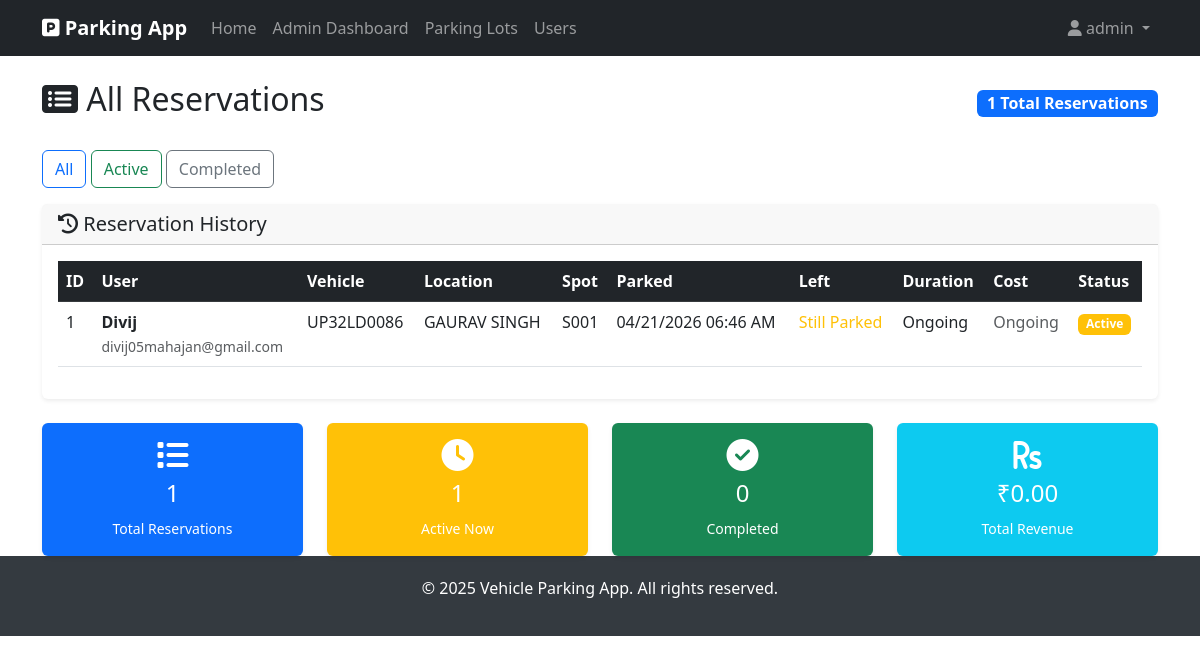
Screenshot of /admin/reservations (signed in) with the database file from the repository.
### models.py (models this page shows, shortened)
class User(UserMixin, db.Model):
    __tablename__ = 'users'
    id = db.Column(db.Integer, primary_key=True)
    username = db.Column(db.String(80), unique=True, nullable=False)
    email = db.Column(db.String(120), unique=True, nullable=False)
    password_hash = db.Column(db.String(120), nullable=False)
    phone = db.Column(db.String(15), nullable=True)
    is_admin = db.Column(db.Boolean, default=False, nullable=False)
    created_at = db.Column(db.DateTime, default=datetime.utcnow)
    reservations = db.relationship('Reservation', backref='user', lazy=True, cascade='all, delete-orphan')

class Reservation(db.Model):
    __tablename__ = 'reservations'
    id = db.Column(db.Integer, primary_key=True)
    spot_id = db.Column(db.Integer, db.ForeignKey('parking_spots.id'), nullable=False)
    user_id = db.Column(db.Integer, db.ForeignKey('users.id'), nullable=False)
    vehicle_number = db.Column(db.String(20), nullable=False)
    parking_timestamp = db.Column(db.DateTime, default=datetime.utcnow, nullable=False)
    leaving_timestamp = db.Column(db.DateTime, nullable=True)
    parking_cost = db.Column(db.Float, nullable=True)
    def get_duration_str(self):
        if self.leaving_timestamp and self.parking_timestamp:
            duration = self.leaving_timestamp - self.parking_timestamp
            hours = int(duration.total_seconds() // 3600)
            minutes = int((duration.total_seconds() % 3600) // 60)
            return f"{hours}h {minutes}m"
        return "Ongoing"

class ParkingLot(db.Model):
    __tablename__ = 'parking_lots'
    id = db.Column(db.Integer, primary_key=True)
    prime_location_name = db.Column(db.String(100), nullable=False)
    address = db.Column(db.Text, nullable=False)
    pin_code = db.Column(db.String(10), nullable=False)
    price_per_hour = db.Column(db.Float, nullable=False, default=50.0)
    maximum_number_of_spots = db.Column(db.Integer, nullable=False)
    created_at = db.Column(db.DateTime, default=datetime.utcnow)
    parking_spots = db.relationship('ParkingSpot', backref='lot', lazy=True, cascade='all, delete-orphan')

class ParkingSpot(db.Model):
    __tablename__ = 'parking_spots'
    id = db.Column(db.Integer, primary_key=True)
    lot_id = db.Column(db.Integer, db.ForeignKey('parking_lots.id'), nullable=False)
    spot_number = db.Column(db.String(10), nullable=False)
    status = db.Column(db.String(1), default='A', nullable=False)  # A-Available, O-Occupied
    created_at = db.Column(db.DateTime, default=datetime.utcnow)
    reservations = db.relationship('Reservation', backref='spot', lazy=True, cascade='all, delete-orphan')

### controllers.py (the view)
@admin.route('/reservations')
@login_required
def reservations():
    if not current_user.is_admin:
        flash('Access denied', 'error')
        return redirect(url_for('main.index'))
    reservations = Reservation.query.order_by(Reservation.parking_timestamp.desc()).all()
    return render_template('admin_reservations.html', reservations=reservations)

### app.py (called while the page is built)
def create_app():
    app = Flask(__name__)
    app.config['SECRET_KEY'] = 'your-secret-key-here'
    app.config['SQLALCHEMY_DATABASE_URI'] = 'sqlite:///parking_app.db'
    app.config['SQLALCHEMY_TRACK_MODIFICATIONS'] = False
    db.init_app(app)
    login_manager = LoginManager()
    login_manager.init_app(app)
    login_manager.login_view = 'auth.login'
    login_manager.login_message = 'Please log in to access this page.'
    login_manager.login_message_category = 'info'
    @login_manager.user_loader
    def load_user(user_id):
        return User.query.get(int(user_id))
    app.register_blueprint(main)
    app.register_blueprint(auth, url_prefix='/auth')
    app.register_blueprint(admin, url_prefix='/admin')
    app.register_blueprint(user, url_prefix='/user')
    app.register_blueprint(api, url_prefix='/api')
    return app

### templates/admin_reservations.html (shortened to what this page needs)
{% extends "base.html" %}
{% block content %}
<div class="d-flex justify-content-between align-items-center mb-4">
    <h2><i class="fas fa-list-alt"></i> All Reservations</h2>
    <div>
        <span class="badge bg-primary fs-6">{{ reservations|length }} Total Reservations</span>
    </div>
</div>
{% if reservations %}
    <div class="mb-3">
        <button class="btn btn-outline-primary" onclick="filterReservations('all')">All</button>
        <button class="btn btn-outline-success" onclick="filterReservations('active')">Active</button>
        <button class="btn btn-outline-secondary" onclick="filterReservations('completed')">Completed</button>
    </div>
    <div class="card">
        <div class="card-header">
            <h5 class="mb-0"><i class="fas fa-history"></i> Reservation History</h5>
        </div>
        <div class="card-body">
            <div class="table-responsive">
                <table class="table table-hover" id="reservationsTable">
                    <thead class="table-dark">
                        <tr>
                            <th>ID</th>
                            <th>User</th>
                            <th>Vehicle</th>
                            <th>Location</th>
                            <th>Spot</th>
                            <th>Parked</th>
                            <th>Left</th>
                            <th>Duration</th>
                            <th>Cost</th>
                            <th>Status</th>
                        </tr>
                    </thead>
                    <tbody>
                        {% for reservation in reservations %}
                        <tr class="reservation-row" data-status="{{ 'active' if not reservation.leaving_timestamp else 'completed' }}">
                            <td>{{ reservation.id }}</td>
                            <td>
                                <strong>{{ reservation.user.username }}</strong><br>
                                <small class="text-muted">{{ reservation.user.email }}</small>
                            </td>
                            <td>{{ reservation.vehicle_number }}</td>
                            <td>{{ reservation.spot.lot.prime_location_name }}</td>
                            <td>{{ reservation.spot.spot_number }}</td>
                            <td>{{ reservation.parking_timestamp.strftime('%m/%d/%Y %I:%M %p') }}</td>
                            <td>
                                {% if reservation.leaving_timestamp %}
                                    {{ reservation.leaving_timestamp.strftime('%m/%d/%Y %I:%M %p') }}
                                {% else %}
                                    <span class="text-warning">Still Parked</span>
                                {% endif %}
                            </td>
                            <td>{{ reservation.get_duration_str() }}</td>
                            <td>
                                {% if reservation.parking_cost %}
                                    <span class="text-success fw-bold">₹{{ reservation.parking_cost }}</span>
                                {% else %}
                                    <span class="text-muted">Ongoing</span>
                                {% endif %}
                            </td>
                            <td>
                                {% if reservation.leaving_timestamp %}
                                    <span class="badge bg-success">Completed</span>
                                {% else %}
                                    <span class="badge bg-warning">Active</span>
                                {% endif %}
                            </td>
                        </tr>
                        {% endfor %}
                    </tbody>
                </table>
            </div>
        </div>
    </div>
    <div class="row mt-4">
        <div class="col-md-3">
            <div class="card bg-primary text-white">
                <div class="card-body text-center">
                    <i class="fas fa-list fa-2x mb-2"></i>
                    <h4>{{ reservations|length }}</h4>
                    <small>Total Reservations</small>
                </div>
            </div>
        </div>
        <div class="col-md-3">
            <div class="card bg-warning text-white">
                <div class="card-body text-center">
                    <i class="fas fa-clock fa-2x mb-2"></i>
                    <h4>{{ reservations|rejectattr('leaving_timestamp')|list|length }}</h4>
                    <small>Active Now</small>
                </div>
            </div>
        </div>
        <div class="col-md-3">
            <div class="card bg-success text-white">
                <div class="card-body text-center">
                    <i class="fas fa-check-circle fa-2x mb-2"></i>
                    <h4>{{ reservations|selectattr('leaving_timestamp')|list|length }}</h4>
                    <small>Completed</small>
                </div>
            </div>
        </div>
        <div class="col-md-3">
            <div class="card bg-info text-white">
                <div class="card-body text-center">
                    <i class="fas fa-rupee-sign fa-2x mb-2"></i>
                    {% set total_revenue = reservations|selectattr('parking_cost')|sum(attribute='parking_cost') %}
                    <h4>₹{{ "%.2f"|format(total_revenue) }}</h4>
                    <small>Total Revenue</small>
                </div>
            </div>
        </div>
    </div>
{% else %}
    <div class="text-center py-5">
        <i class="fas fa-list-alt fa-4x text-muted mb-4"></i>
        <h4 class="text-muted">No reservations yet</h4>
        <p class="text-muted">Parking reservations will appear here once users start booking spots.</p>
    </div>
{% endif %}
{% endblock %}

### templates/base.html (shortened to what this page needs)
<!DOCTYPE html>
<html lang="en">
<head>
    <link href="https://cdnjs.cloudflare.com/ajax/libs/bootstrap/5.3.0/css/bootstrap.min.css" rel="stylesheet">
    <link href="https://cdnjs.cloudflare.com/ajax/libs/font-awesome/6.4.0/css/all.min.css" rel="stylesheet">
</head>
<body>
    <nav class="navbar navbar-expand-lg navbar-dark bg-dark">
        <div class="container">
            <a class="navbar-brand" href="{{ url_for('main.index') }}">
                <i class="fas fa-parking"></i> Parking App
            </a>
            <div class="collapse navbar-collapse" id="navbarNav">
                <ul class="navbar-nav me-auto">
                    <li class="nav-item">
                        <a class="nav-link" href="{{ url_for('main.index') }}">Home</a>
                    </li>
                    {% if current_user.is_authenticated %}
                        {% if current_user.is_admin %}
                            <li class="nav-item">
                                <a class="nav-link" href="{{ url_for('admin.dashboard') }}">Admin Dashboard</a>
                            </li>
                            <li class="nav-item">
                                <a class="nav-link" href="{{ url_for('admin.parking_lots') }}">Parking Lots</a>
                            </li>
                            <li class="nav-item">
                                <a class="nav-link" href="{{ url_for('admin.users') }}">Users</a>
                            </li>
                        {% else %}
                            <li class="nav-item">
                                <a class="nav-link" href="{{ url_for('user.dashboard') }}">Dashboard</a>
                            </li>
                        {% endif %}
                    {% endif %}
                </ul>
                <ul class="navbar-nav">
                    {% if current_user.is_authenticated %}
                        <li class="nav-item dropdown">
                            <a class="nav-link dropdown-toggle" href="#" role="button" data-bs-toggle="dropdown">
                                <i class="fas fa-user"></i> {{ current_user.username }}
                            </a>
                        </li>
                    {% endif %}
                </ul>
            </div>
        </div>
    </nav>
    <main class="{% block main_class %}container mt-4{% endblock %}">
        {% block content %}{% endblock %}
    </main>
    <footer class="footer mt-auto">
        <div class="container text-center">
            <p>&copy; 2025 Vehicle Parking App. All rights reserved.</p>
        </div>
    </footer>
</body>
</html>

### templates/base.html (style rules this page uses)
.navbar-brand { font-weight: bold; }
.card { border: none; box-shadow: 0 0.125rem 0.25rem rgba(0, 0, 0, 0.075); }
.footer { background-color: #343a40; color: white; padding: 20px 0; margin-top: 50px; }

### rows the page displays
User: username "admin"
Reservation: id "1", user.username "Divij", user.email "divij05mahajan@gmail.com", vehicle_number "UP32LD0086", spot.lot.prime_location_name "GAURAV SINGH", spot.spot_number "S001", parking_timestamp "04/21/2026 06:46 AM", shows "Still Parked", get_duration_str "Ongoing", shows "Active"

### other values shown
{{ reservations|length }} "1"
{{ reservations|rejectattr('leaving_timestamp')|list|length }} "1"
{{ reservations|selectattr('leaving_timestamp')|list|length }} "0"
{{ "%.2f"|format(total_revenue) }} "0.00"
